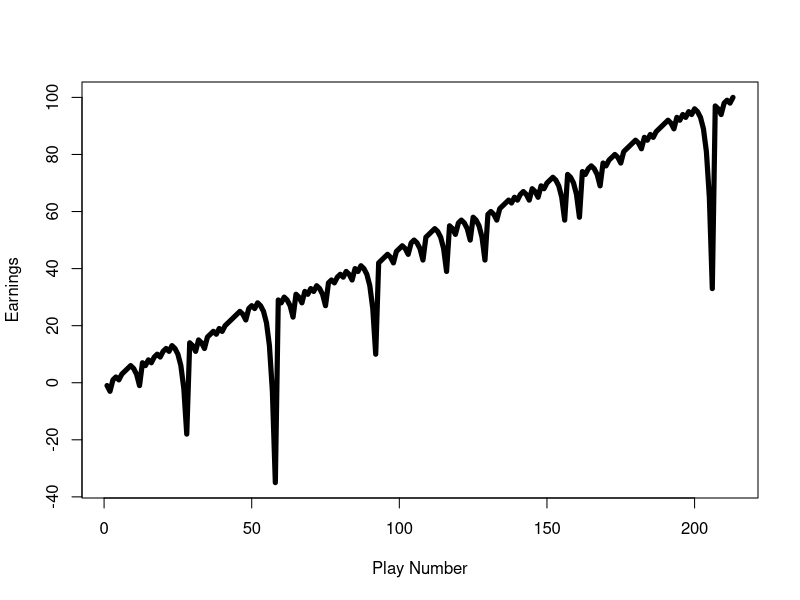
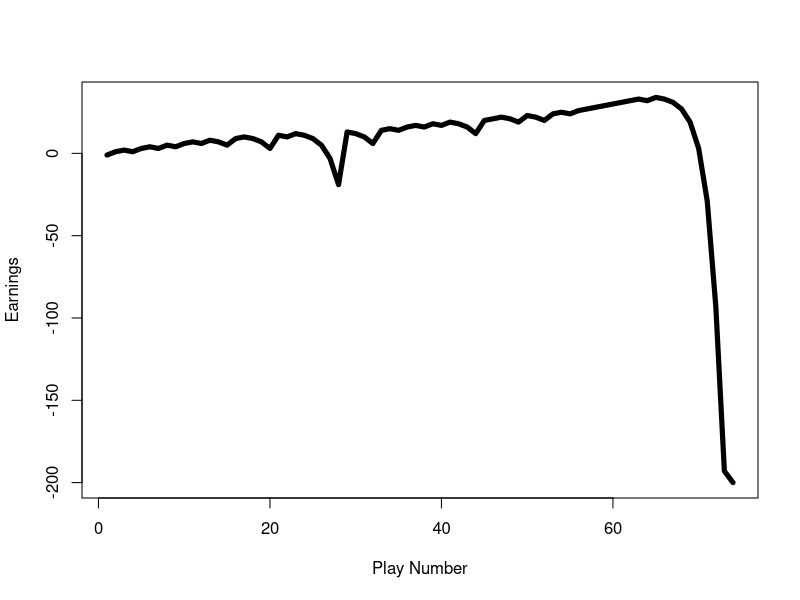

Recreate these plots in R, in order. (Note: a time limit stopped this script after it produced the figures.)
## ---- chunk 1
knitr::opts_chunk$set(echo = TRUE)
## ---- chunk 2
# required package 
library(dplyr)
library(magrittr)
## ---- chunk 3
#' A single play of the Martingale strategy
#'
#' Takes a state list, spins the roulette wheel, returns the state list with updated values (for example, budget, plays, etc)
#' @param state A list with the following entries: 
#'   B              number, the budget
#'   W              number, the budget threshold for successfully stoping
#'   L              number, the maximum number of plays 
#'   M              number, the casino wager limit
#'   plays          integer, the number of plays executed
#'   previous_wager number, the wager in the previous play (0 at first play)
#'   previous_win   TRUE/FALSE, indicator if the previous play was a win (TRUE at first play)
#' @return The updated state list
one_play <- function(state){
  
    # Wager
    proposed_wager <- ifelse(state$previous_win, 1, 2*state$previous_wager)
    wager <- min(proposed_wager, state$M, state$B)
    
    # Spin of the wheel
    red <- rbinom(1,1,18/38)
    
    # Update state
    state$plays <- state$plays + 1
    state$previous_wager <- wager
    if(red){
      # WIN
      state$B <- state$B + wager
      state$previous_win <- TRUE
    }else{
      # LOSE
      state$B <- state$B - wager
      state$previous_win <- FALSE
    }
  state
}


#' Stopping rule
#'
#' Takes the state list and determines if the gambler has to stop
#' @param state A list.  See one_play
#' @return TRUE/FALSE
stop_play <- function(state){
  if(state$B <= 0) return(TRUE)
  if(state$plays >= state$L) return(TRUE)
  if(state$B >= state$W) return(TRUE)
  FALSE
}


#' Play roulette to either bankruptcy, success, or play limits
#'
#' @param B number, the starting budget
#' @param W number, the budget threshold for successfully stoping
#' @param L number, the maximum number of plays 
#' @param M number, the casino wager limit
#' @return A vector of budget values calculated after each play.
one_series <- function(
    B = 200
  , W = 300
  , L = 1000
  , M = 100
){

  # initial state
  state <- list(
    B = B
  , W = W
  , L = L
  , M = M
  , plays = 0
  , previous_wager = 0
  , previous_win = TRUE
  )
  
  # vector to store budget over series of plays
  budget <- rep(NA, L)
  
  # For loop of plays
  for(i in 1:L){
    new_state <- state %>% one_play
    budget[i] <- new_state$B
    if(new_state %>% stop_play){
      return(budget[1:i])
    }
    state <- new_state
  }
  budget    
}

# helper function
get_last <- function(x) x[length(x)] 
## ---- chunk 4
# set the seed of R's random number generator. "1" simulates a winning game 
set.seed(1) 
# ledger stores the (ending budget - starting budget) of each play 
ledger <- one_series(200,300,1000,100) - 200
# get the total play number, plot the play number and its corresponding earning 
plot(1:length(ledger),ledger, type = "l", lwd = 5, xlab = "Play Number", ylab = "Earnings")

# "2" simulates a losing game
set.seed(2) 
# ledger stores the (ending budget - starting budget) of each play 
ledger <- one_series(200,300,1000,100) - 200
# get the total play number, plot the play number and its corresponding earning 
plot(1:length(ledger),ledger, type = "l", lwd = 5, xlab = "Play Number", ylab = "Earnings")

## ---- chunk 5
# try starting budget 200,250,300,350,400,450,500
budget <- seq(200,500,by =50)
# store the average earnings of a specific starting budget
budget_ending <- 0 * budget
# for each starting budget, repeat the game 10000 times
walk_out_money <- rep(NA,10000)

# for each starting budget, repeat 10000 times
for (i in seq_along(budget)){
  for (j in seq_along(walk_out_money)){
    # find the ending budget of each play
    walk_out_money[j] <- one_series(budget[i],budget[i]+100,1000, 100) %>% get_last
  }
  # for each starting budget, find the average earnings (ending budget - starting budget)
  budget_ending[i] <- mean(walk_out_money - budget[i])
}
# plot the result
plot(budget,budget_ending,xlab = "Starting Budget", ylab="Average Earnings",pch=16)
## ---- chunk 6
# try starting budget 200,250,300,350,400,450,500
budget <- seq(200,500,by =50)
# store the average earnings of a specific starting budget
budget_ending <- 0 * budget
# for each starting budget, repeat the game 10000 times
walk_out_money <- rep(NA,10000)

# for each starting budget, repeat 10000 times
for (i in seq_along(budget)){
  for (j in seq_along(walk_out_money)){
    # find the ending budget of each play
    walk_out_money[j] <- one_series(budget[i],budget[i]+100,1000, budget[i]*0.5) %>% get_last
  }
  # for each starting budget, find the average earnings (ending budget - starting budget)
  budget_ending[i] <- mean(walk_out_money - budget[i])
}
# plot the result
plot(budget,budget_ending,xlab = "Starting Budget", ylab="Average Earnings",pch=16)
## ---- chunk 7
single_spin <- function(){
  possible_outcomes <- c(rep("red",18), rep("black",18), rep("green",2))
  sample(possible_outcomes, 1)
}

martingale_wager <- function(
  previous_wager
  , previous_outcome
  , max_wager
  , current_budget
){
  if(previous_outcome == "red") return(1)
  min(2*previous_wager, max_wager, current_budget)
}

one_play_2 <- function(previous_ledger_entry, max_wager){
  # Create a copy of the input object that will become the output object
  out <- previous_ledger_entry
  out[1, "game_index"] <- previous_ledger_entry[1, "game_index"] + 1
  out[1, "starting_budget"] <- previous_ledger_entry[1, "ending_budget"]
  out[1, "wager"] <- martingale_wager(
    previous_wager = previous_ledger_entry[1, "wager"]
    , previous_outcome = previous_ledger_entry[1, "outcome"]
    , max_wager = max_wager
    , current_budget = out[1, "starting_budget"]
  )
  out[1, "outcome"] <- single_spin()
  out[1, "ending_budget"] <- out[1, "starting_budget"] + 
    ifelse(out[1, "outcome"] == "red", +1, -1)*out[1, "wager"]
  return(out)
}

one_series_2 <- function(
  max_games, starting_budget, winning_threshold, max_wager
){
  # Initialize ledger
  ledger <- data.frame(
      game_index = 0:max_games
    , starting_budget = NA_integer_
    , wager = NA_integer_
    , outcome = NA_character_
    , ending_budget = NA_integer_
  )
  ledger[1, "wager"] <- 1
  ledger[1, "outcome"] <- "red"
  ledger[1, "ending_budget"] <- starting_budget
  for(i in 2:nrow(ledger)){
    #browser()
    ledger[i,] <- one_play_2(ledger[i-1,], max_wager)
    if(stopping_rule(ledger[i,], winning_threshold)) break
  }
  # Return non-empty portion of ledger
  ledger[2:i, ]
}

stopping_rule <- function(
  ledger_entry
  , winning_threshold
){
  ending_budget <- ledger_entry[1, "ending_budget"]
  if(ending_budget <= 0) return(TRUE)
  if(ending_budget >= winning_threshold) return(TRUE)
  FALSE
}

profit <- function(ledger){
  n <- nrow(ledger)
  profit <- ledger[n, "ending_budget"] - ledger[1, "starting_budget"]
  return(profit)
}

require(magrittr)

## ---- chunk 8
# repeat 10000 times
play_before_stopping <- rep(NA,10000)
# for each play, record the total play times before stopping
for (i in seq_along(play_before_stopping)){
  # get the play information
  ledger <- one_series_2(1000,200,300,100)
  # access the total play numbers
  play_before_stopping[i] <- ledger[nrow(ledger),1]
}
# calculate the average numbers of play before stopping
mean(play_before_stopping)
hist(play_before_stopping, breaks = 100)
